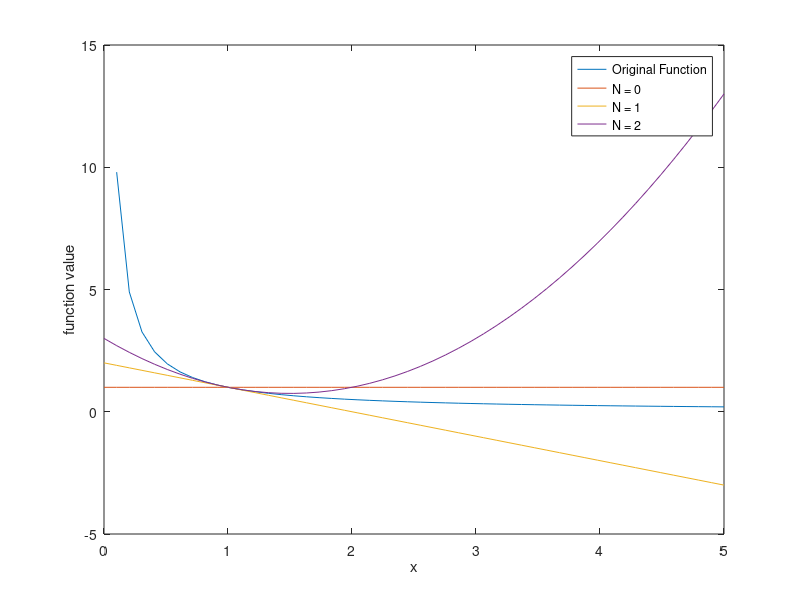
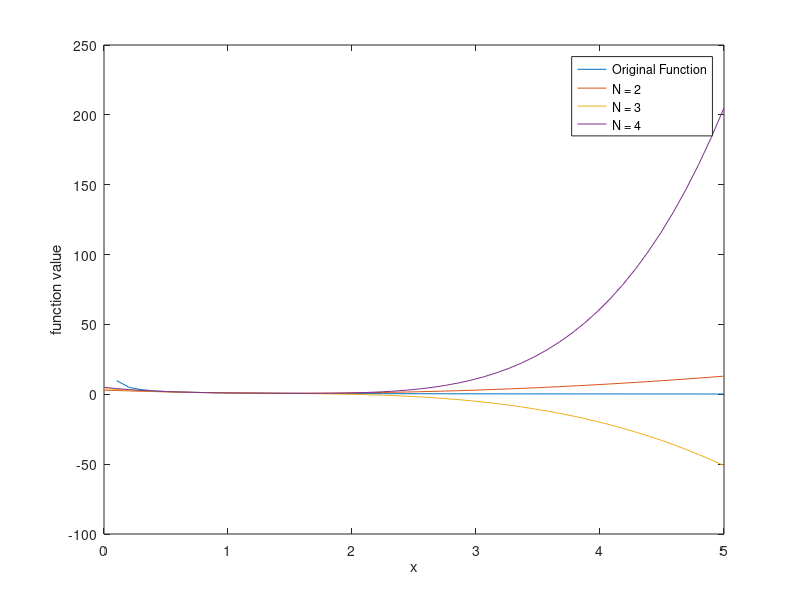
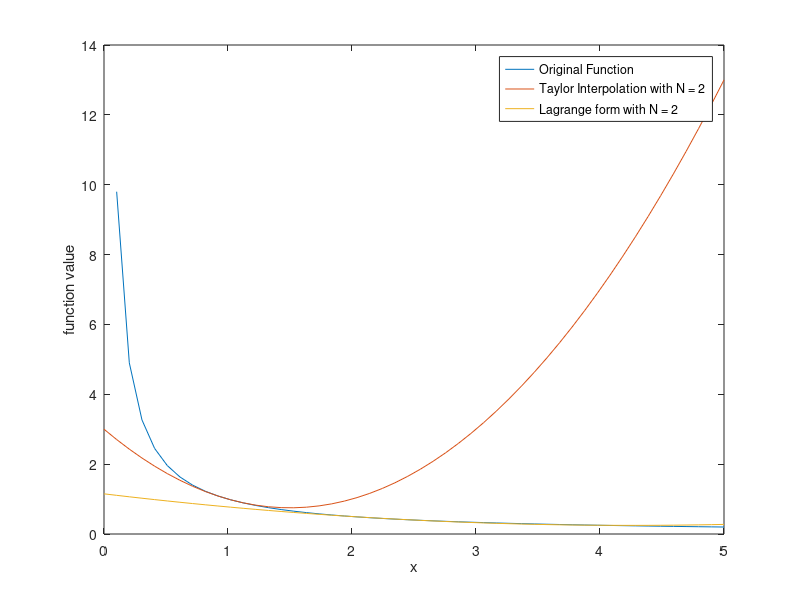

Write the MATLAB code that produced these figures, in order.
x = linspace (0,5,50);
y = 1./x;
N0 = x*0+1;
N1 = 1-(x-1);
N2 = 1-(x-1)+(x-1).^2;
figure
plot(x,y,x,N0,x,N1,x,N2)
xlabel('x')
ylabel('function value')
legend('Original Function','N = 0','N = 1','N = 2')
N3 = 1-(x-1)+(x-1).^2-(x-1).^3;
N4 = 1-(x-1)+(x-1).^2-(x-1).^3+(x-1).^4;
figure
plot(x,y,x,N2,x,N3,x,N4)
xlabel('x')
ylabel('function value')
legend('Original Function','N = 2','N = 3','N = 4')
T2 = 1/2*(x.^2-6.5*x+10)-(1/0.75/2.5)*(x.^2-6*x+8)+1/12*(x.^2-4.5*x+5);
figure
plot(x,y,x,N2,x,T2)
xlabel('x')
ylabel('function value')
legend('Original Function','Taylor Interpolation with N = 2','Lagrange form with N = 2')
